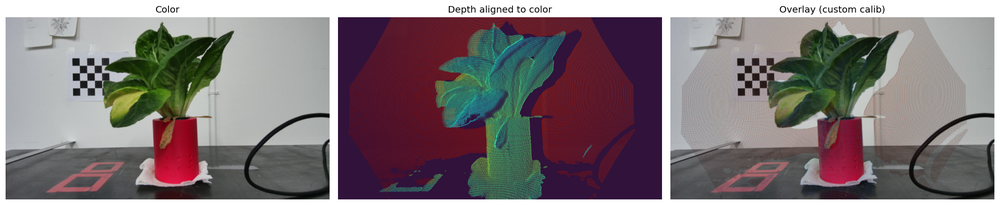
#> input picture femto_bolt_code/scripts/calibration_test/alignment_overlay.png, 1000 x 205 px, shrunk from 2148 x 440 before the run
$ python edge_overlay_check.py --color ../calibration_test/alignment_overlay.png --depth ../calibration_test/alignment_overlay.png
#> lines starting #> are read from the running program, lines starting #| are printed output that depends on the picture
#> in edge_overlay_check, color is the input picture: shape (205, 1000, 3); mean B, G, R 121.4, 118.1, 128.9

"""
edge_overlay_check.py — D2C alignment diagnostic.

Renders three views from an aligned RGB + uint16 depth pair:
    1. Colorized depth alone.
    2. Color image overlaid on colorized depth at user-defined alpha.
    3. Color Canny edges drawn on colorized depth — the most diagnostic view:
       misalignment shows as color edges sitting off real depth boundaries
       (e.g. leaf silhouette edges that don't ride the depth discontinuity).

Usage:
    python edge_overlay_check.py --color color_000.png --depth depth_000.png
    python edge_overlay_check.py --color color_000.png --depth depth_000.png \
        --depth-min 300 --depth-max 600 --alpha 0.5

Assumes:
    - Color is a standard 8-bit BGR image (PNG/JPG).
    - Depth is a uint16 PNG with values in millimetres (Femto Bolt /
      RealSense default after hardware D2C).
    - After D2C alignment, color and depth share the same resolution and
      intrinsics, so corresponding pixels are at the same (u, v).
"""

import argparse
from pathlib import Path

import cv2
import matplotlib.pyplot as plt
import numpy as np


def colorize_depth(depth_mm, dmin=None, dmax=None, cmap=cv2.COLORMAP_TURBO):
    """uint16 depth in mm -> BGR uint8 colorized; invalid (zero) stays black."""
#> called with cmap = 20
    valid = depth_mm > 0
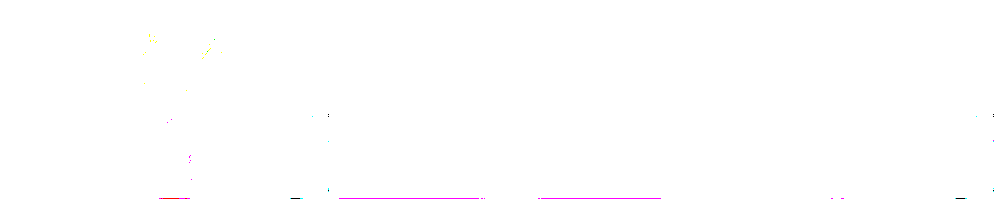
#> valid: shape (205, 1000, 4) bool; mean B, G, R, A 1, 0.998, 1, 1
    if not valid.any():
        return np.zeros((*depth_mm.shape, 3), np.uint8), 0.0, 0.0
    if dmin is None:
        dmin = float(np.percentile(depth_mm[valid], 2))
#> dmin = 17
    if dmax is None:
        dmax = float(np.percentile(depth_mm[valid], 98))
#> dmax = 255
    norm = np.clip((depth_mm.astype(np.float32) - dmin) / max(dmax - dmin, 1e-6), 0, 1)
#> (the run stopped early here; a loop or call above may not have finished)
